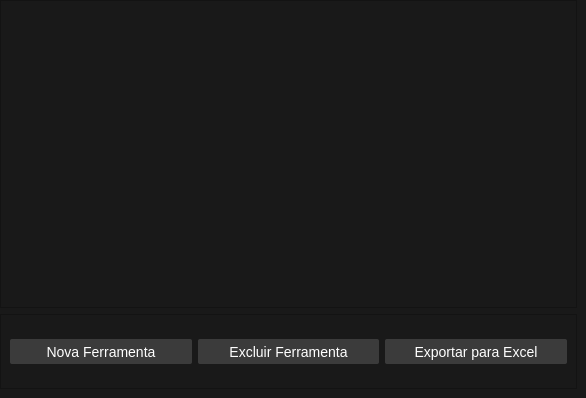
          <widget class="QWidget" name="aba_ferramentas">
           <property name="sizePolicy">
            <sizepolicy hsizetype="Expanding" vsizetype="Expanding">
             <horstretch>0</horstretch>
             <verstretch>0</verstretch>
            </sizepolicy>
           </property>
           <property name="styleSheet">
            <string notr="true">background-color:rgba(25,25,25,255)</string>
           </property>
           <attribute name="title">
            <string>Ferramentas</string>
           </attribute>
           <widget class="QWidget" name="layoutWidget">
            <property name="geometry">
             <rect>
              <x>0</x>
              <y>0</y>
              <width>577</width>
              <height>389</height>
             </rect>
            </property>
            <layout class="QVBoxLayout" name="verticalLayout_5">
             <property name="sizeConstraint">
              <enum>QLayout::SetNoConstraint</enum>
             </property>
             <property name="leftMargin">
              <number>0</number>
             </property>
             <item>
              <widget class="QTableView" name="tabela_ferramentas">
               <property name="minimumSize">
                <size>
                 <width>567</width>
                 <height>308</height>
                </size>
               </property>
              </widget>
             </item>
             <item>
              <widget class="QFrame" name="frame_4">
               <property name="sizePolicy">
                <sizepolicy hsizetype="Expanding" vsizetype="Expanding">
                 <horstretch>0</horstretch>
                 <verstretch>0</verstretch>
                </sizepolicy>
               </property>
               <property name="minimumSize">
                <size>
                 <width>561</width>
                 <height>73</height>
                </size>
               </property>
               <property name="styleSheet">
                <string notr="true">background-color:rgba(25,25,25,255)</string>
               </property>
               <property name="frameShape">
                <enum>QFrame::StyledPanel</enum>
               </property>
               <property name="frameShadow">
                <enum>QFrame::Raised</enum>
               </property>
               <layout class="QHBoxLayout" name="horizontalLayout_2">
                <item>
                 <widget class="QPushButton" name="btn_nova_ferramenta">
                  <property name="minimumSize">
                   <size>
                    <width>0</width>
                    <height>25</height>
                   </size>
                  </property>
                  <property name="styleSheet">
                   <string notr="true">QPushButton{
	color:rgb(255, 255, 255);
	border-radius: 2px;
	font-size: 14px;
	background-color:rgba(59,59,59,255);
}

QPushButton:hover{background-color: rgba(77,77,77,255); color:white}</string>
                  </property>
                  <property name="text">
                   <string>Nova Ferramenta</string>
                  </property>
                 </widget>
                </item>
                <item>
                 <widget class="QPushButton" name="btn_excluir_ferramenta">
                  <property name="minimumSize">
                   <size>
                    <width>0</width>
                    <height>25</height>
                   </size>
                  </property>
                  <property name="styleSheet">
                   <string notr="true">QPushButton{
	color:rgb(255, 255, 255);
	border-radius: 2px;
	font-size: 14px;
	background-color:rgba(59,59,59,255);
}

QPushButton:hover{background-color: rgba(77,77,77,255); color:white}</string>
                  </property>
                  <property name="text">
                   <string>Excluir Ferramenta</string>
                  </property>
                 </widget>
                </item>
                <item>
                 <widget class="QPushButton" name="btn_exportar_ferramenta">
                  <property name="minimumSize">
                   <size>
                    <width>0</width>
                    <height>25</height>
                   </size>
                  </property>
                  <property name="styleSheet">
                   <string notr="true">QPushButton{
	color:rgb(255, 255, 255);
	border-radius: 2px;
	font-size: 14px;
	background-color:rgba(59,59,59,255);
}

QPushButton:hover{background-color: rgba(77,77,77,255); color:white}</string>
                  </property>
                  <property name="text">
                   <string>Exportar para Excel</string>
                  </property>
                 </widget>
                </item>
               </layout>
              </widget>
             </item>
            </layout>
           </widget>
          </widget>
